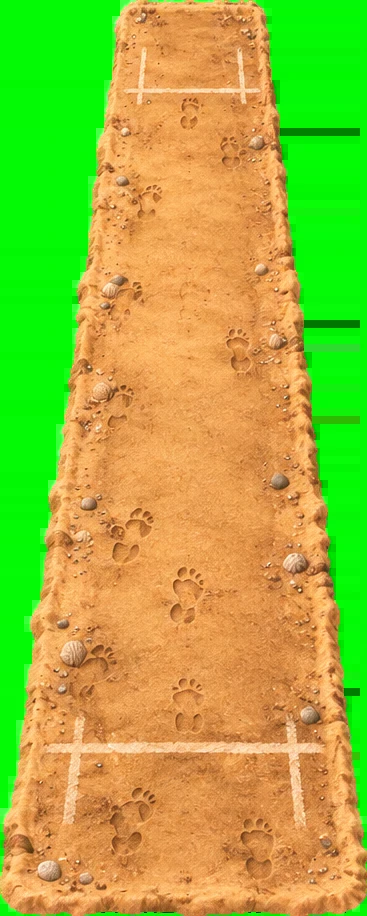
#> input picture art/grounds/beach/raw/pitch_orig.webp, 367 x 916 px
$ python match_fence.py ../../beach/raw/pitch_orig.webp out.png
#> lines starting #> are read from the running program, lines starting #| are printed output that depends on the picture; after the words box and inside, x2 and y2 are one past the last pixel; in counts of white or black regions, pixels touching at a corner belong together
# Move the painted fence ring exactly onto the game oval. Per angle: fence at rho=f(t). Inside: source rho = r*f (plain grass, imperceptible).
# Outside: ease back to identity over D px so the crowd barely moves.
import numpy as np, cv2, sys
img=cv2.imread(sys.argv[1]); H,W=img.shape[:2]; cx,cy,rx,ry=.5*W,.6*H,.46*W,.335*H
#> further down, img is the input picture: shape (916, 367, 3); mean B, G, R 60.3, 181.4, 160
#> after `H, W = img.shape[:2]`: H = 916; W = 367
#> after `cx, cy, rx, ry = (0.5 * W, 0.6 * H, 0.46 * W, 0.335 * H)`: cx = 183.5; cy = 549.6; rx = 168.8; ry = 306.9
B,G,R=[img[...,i].astype(int) for i in range(3)]
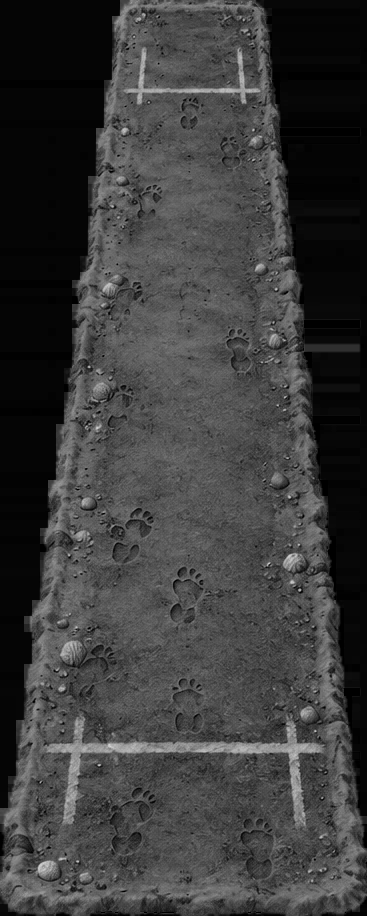
#> B: shape (916, 367) int64; min 0, max 213, mean 60.3
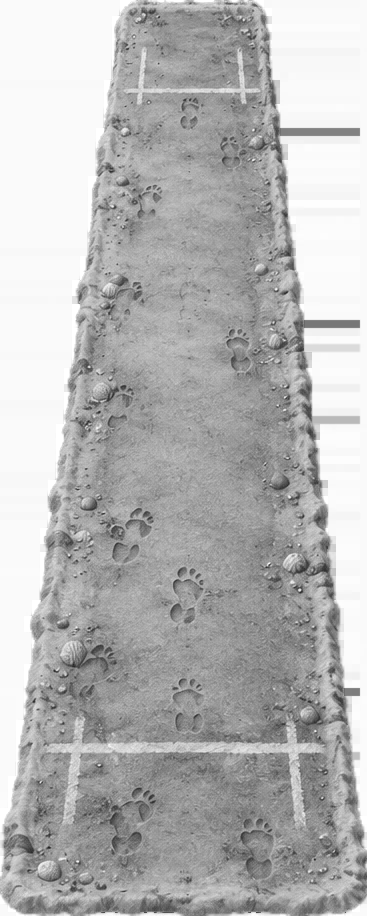
#> G: shape (916, 367) int64; min 36, max 255, mean 181.4
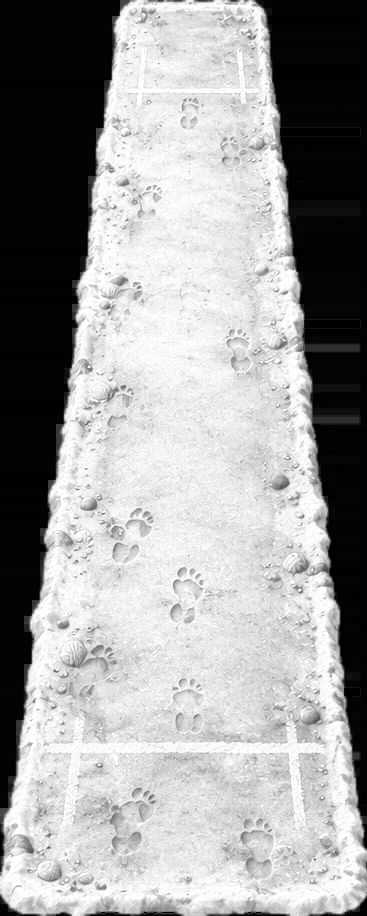
#> R: shape (916, 367) int64; min 0, max 255, mean 160
orange=((R>200)&(G>80)&(G<175)&(B<70)&(R-G>50)).astype(np.uint8); orange=cv2.morphologyEx(orange,cv2.MORPH_OPEN,np.ones((3,3),np.uint8))
#> after `orange = ((R > 200) & (G > 80) & (G < 175) & (B < 70) & (R - G > 50)).`:
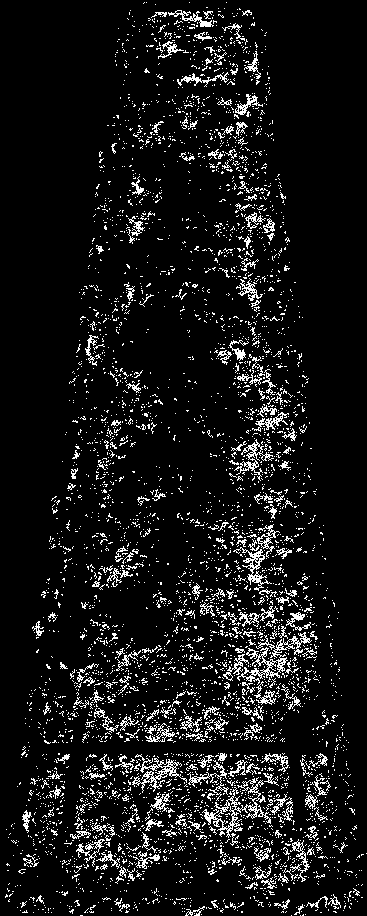
#> orange: shape (916, 367); values 0 (black) and 1 (white), 8.6% white in thin lines or dots
#> after `orange = cv2.morphologyEx(orange, cv2.MORPH_OPEN, np.ones((3, 3), np.u`: orange: shape (916, 367); values 0 (black) and 1 (white), 0.5% white; 121 white regions (104 under 20 px), largest, box (x1, y1, x2, y2) and area: (200, 21, 211, 27) 59, (236, 350, 245, 359) 56, (205, 813, 214, 822) 47
N=360; f=np.ones(N)
for i in range(N):
  t=2*np.pi*i/N
  for k in np.arange(0.85,1.15,0.001):
    x=int(cx+np.cos(t)*rx*k); y=int(cy+np.sin(t)*ry*k)
    if not(0<=x<W and 0<=y<H): break
    if orange[max(0,y-2):y+3,max(0,x-2):x+3].sum()>=4: f[i]=k; break
k=np.exp(-0.5*(np.arange(-20,21)/7.0)**2); k/=k.sum(); f=np.convolve(np.concatenate([f[-20:],f,f[:20]]),k,'same')[20:-20]
f=np.clip(f,0.9,1.1); print('fence rho min/max',f.min().round(3),f.max().round(3))
#| fence rho min/max 0.952 1.023
yy,xx=np.mgrid[:H,:W].astype(np.float32); dx,dy=(xx-cx)/rx,(yy-cy)/ry; rho=np.sqrt(dx*dx+dy*dy)+1e-6
th=np.arctan2(dy,dx)%(2*np.pi); fi=f[(th/(2*np.pi)*N).astype(int)%N]
#> after `th = np.arctan2(dy, dx) % (2 * np.pi)`:
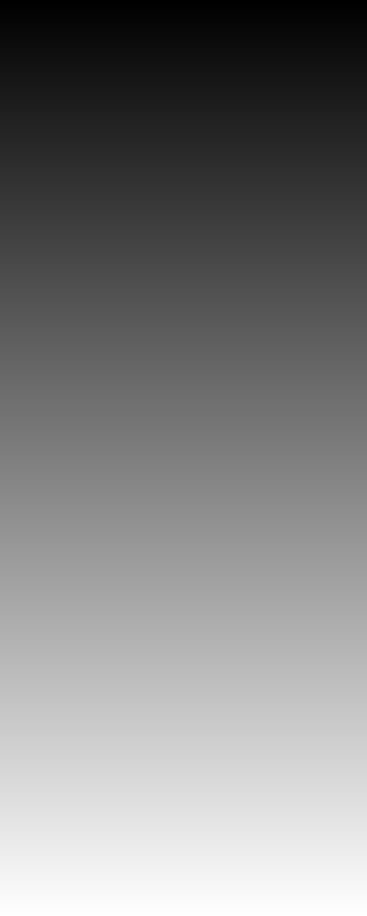
#> dy: shape (916, 367) float32; min -1.79, max 1.19, mean -0.3; drawn with min black and max white
Rr=np.hypot(np.cos(th)*rx,np.sin(th)*ry); D=350.0/Rr
#> after `Rr = np.hypot(np.cos(th) * rx, np.sin(th) * ry)`:
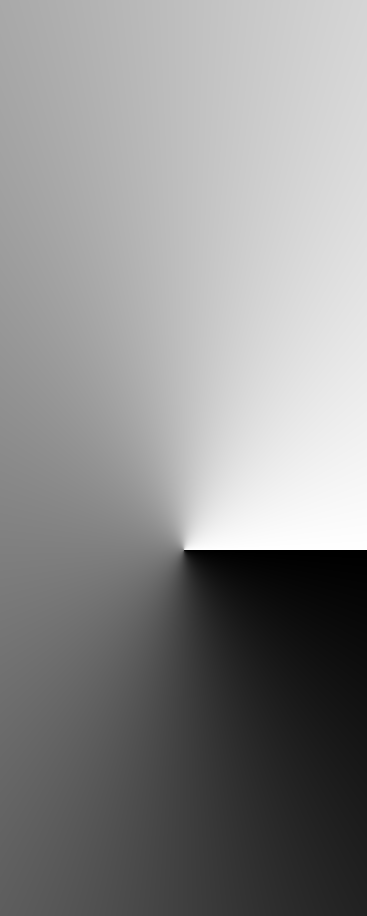
#> th: shape (916, 367) float32; min 0.00121, max 6.28, mean 3.46; drawn with min black and max white
src=np.where(rho<=1, rho*fi, np.where(rho<=1+D, fi+(rho-1)*(1+D-fi)/D, rho))
mx=(cx+dx/rho*src*rx).astype(np.float32); my=(cy+dy/rho*src*ry).astype(np.float32)
out=cv2.remap(img,mx,my,cv2.INTER_CUBIC,borderMode=cv2.BORDER_REPLICATE); cv2.imwrite(sys.argv[2],out)
#> after `out = cv2.remap(img, mx, my, cv2.INTER_CUBIC, borderMode=cv2.BORDER_RE`:
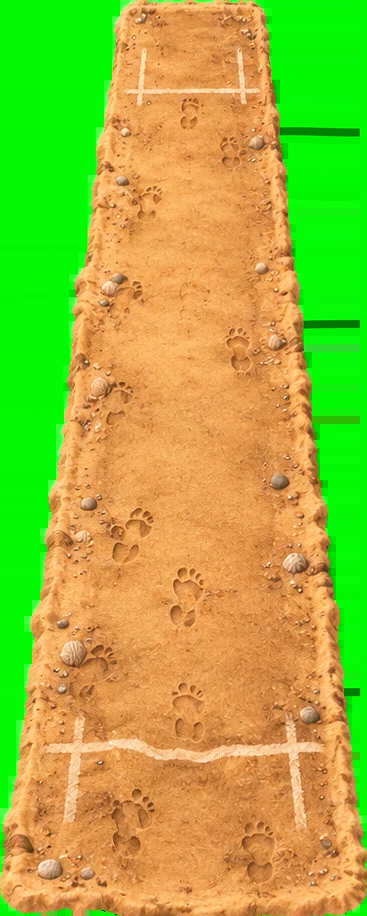
#> out: shape (916, 367, 3); mean B, G, R 60.5, 181.3, 160.6
